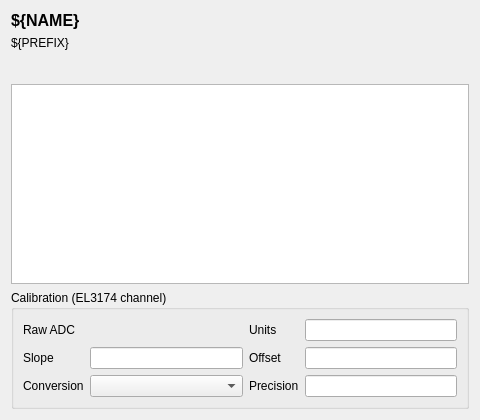
<?xml version="1.0" encoding="UTF-8"?>
<ui version="4.0">
 <class>PowerMeter</class>
 <widget class="QWidget" name="PowerMeter">
  <property name="geometry">
   <rect>
    <x>0</x>
    <y>0</y>
    <width>480</width>
    <height>420</height>
   </rect>
  </property>
  <property name="minimumSize">
   <size>
    <width>480</width>
    <height>420</height>
   </size>
  </property>
  <property name="windowTitle">
   <string>${NAME}</string>
  </property>
  <layout class="QVBoxLayout" name="main_layout">
   <item>
    <widget class="QLabel" name="title">
     <property name="font">
      <font>
       <pointsize>12</pointsize>
       <weight>75</weight>
       <bold>true</bold>
      </font>
     </property>
     <property name="text">
      <string>${NAME}</string>
     </property>
    </widget>
   </item>
   <item>
    <widget class="QLabel" name="prefix_label">
     <property name="text">
      <string>${PREFIX}</string>
     </property>
     <property name="textInteractionFlags">
      <set>Qt::TextSelectableByMouse</set>
     </property>
    </widget>
   </item>
   <item>
    <widget class="PyDMLabel" name="power">
     <property name="font">
      <font>
       <pointsize>14</pointsize>
       <weight>75</weight>
       <bold>true</bold>
      </font>
     </property>
     <property name="toolTip">
      <string>Measured power (.VAL)</string>
     </property>
     <property name="alignment">
      <set>Qt::AlignCenter</set>
     </property>
     <property name="showUnits">
      <bool>true</bool>
     </property>
     <property name="alarmSensitiveBorder">
      <bool>true</bool>
     </property>
     <property name="channel">
      <string>ca://${PREFIX}.VAL</string>
     </property>
    </widget>
   </item>
   <item>
    <widget class="PyDMTimePlot" name="power_plot">
     <property name="sizePolicy">
      <sizepolicy hsizetype="Expanding" vsizetype="Expanding">
       <horstretch>0</horstretch>
       <verstretch>1</verstretch>
      </sizepolicy>
     </property>
     <property name="minimumSize">
      <size>
       <width>0</width>
       <height>120</height>
      </size>
     </property>
     <property name="toolTip">
      <string>Last 5 minutes of .VAL</string>
     </property>
     <property name="showXGrid">
      <bool>true</bool>
     </property>
     <property name="showYGrid">
      <bool>true</bool>
     </property>
     <property name="backgroundColor">
      <color>
       <red>255</red>
       <green>255</green>
       <blue>255</blue>
      </color>
     </property>
     <property name="axisColor">
      <color>
       <red>0</red>
       <green>0</green>
       <blue>0</blue>
      </color>
     </property>
     <property name="yAxes">
      <stringlist>
       <string>{&quot;name&quot;: &quot;Power&quot;, &quot;orientation&quot;: &quot;left&quot;, &quot;label&quot;: &quot;Power&quot;, &quot;minRange&quot;: -1.04, &quot;maxRange&quot;: 1.04, &quot;autoRange&quot;: true, &quot;logMode&quot;: false}</string>
      </stringlist>
     </property>
     <property name="curves">
      <stringlist>
       <string>{&quot;channel&quot;: &quot;ca://${PREFIX}.VAL&quot;, &quot;plot_style&quot;: &quot;Line&quot;, &quot;name&quot;: &quot;Power&quot;, &quot;color&quot;: &quot;#1f77b4&quot;, &quot;lineStyle&quot;: 1, &quot;lineWidth&quot;: 2, &quot;symbol&quot;: null, &quot;symbolSize&quot;: 10, &quot;yAxisName&quot;: &quot;Power&quot;, &quot;barWidth&quot;: null, &quot;upperThreshold&quot;: null, &quot;lowerThreshold&quot;: null, &quot;thresholdColor&quot;: &quot;white&quot;}</string>
      </stringlist>
     </property>
     <property name="timeSpan">
      <double>300.000000000000000</double>
     </property>
     <property name="updateInterval">
      <double>1.000000000000000</double>
     </property>
    </widget>
   </item>
   <item>
    <widget class="QGroupBox" name="calibration">
     <property name="title">
      <string>Calibration (EL3174 channel)</string>
     </property>
     <layout class="QGridLayout" name="calibration_layout">
      <item row="0" column="0">
       <widget class="QLabel" name="rval_label">
        <property name="text">
         <string>Raw ADC</string>
        </property>
       </widget>
      </item>
      <item row="0" column="1">
       <widget class="PyDMLabel" name="rval">
        <property name="channel">
         <string>ca://${PREFIX}.RVAL</string>
        </property>
       </widget>
      </item>
      <item row="0" column="2">
       <widget class="QLabel" name="egu_label">
        <property name="text">
         <string>Units</string>
        </property>
       </widget>
      </item>
      <item row="0" column="3">
       <widget class="PyDMLineEdit" name="egu">
        <property name="channel">
         <string>ca://${PREFIX}.EGU</string>
        </property>
       </widget>
      </item>
      <item row="1" column="0">
       <widget class="QLabel" name="eslo_label">
        <property name="toolTip">
         <string>Units per ADC count</string>
        </property>
        <property name="text">
         <string>Slope</string>
        </property>
       </widget>
      </item>
      <item row="1" column="1">
       <widget class="PyDMLineEdit" name="eslo">
        <property name="channel">
         <string>ca://${PREFIX}.ESLO</string>
        </property>
       </widget>
      </item>
      <item row="1" column="2">
       <widget class="QLabel" name="eoff_label">
        <property name="text">
         <string>Offset</string>
        </property>
       </widget>
      </item>
      <item row="1" column="3">
       <widget class="PyDMLineEdit" name="eoff">
        <property name="channel">
         <string>ca://${PREFIX}.EOFF</string>
        </property>
       </widget>
      </item>
      <item row="2" column="0">
       <widget class="QLabel" name="linr_label">
        <property name="text">
         <string>Conversion</string>
        </property>
       </widget>
      </item>
      <item row="2" column="1">
       <widget class="PyDMEnumComboBox" name="linr">
        <property name="channel">
         <string>ca://${PREFIX}.LINR</string>
        </property>
       </widget>
      </item>
      <item row="2" column="2">
       <widget class="QLabel" name="prec_label">
        <property name="text">
         <string>Precision</string>
        </property>
       </widget>
      </item>
      <item row="2" column="3">
       <widget class="PyDMLineEdit" name="prec">
        <property name="channel">
         <string>ca://${PREFIX}.PREC</string>
        </property>
       </widget>
      </item>
     </layout>
    </widget>
   </item>
  </layout>
 </widget>
 <customwidgets>
  <customwidget>
   <class>PyDMEnumComboBox</class>
   <extends>QComboBox</extends>
   <header>pydm.widgets.enum_combo_box</header>
  </customwidget>
  <customwidget>
   <class>PyDMLineEdit</class>
   <extends>QLineEdit</extends>
   <header>pydm.widgets.line_edit</header>
  </customwidget>
  <customwidget>
   <class>PyDMLabel</class>
   <extends>QLabel</extends>
   <header>pydm.widgets.label</header>
  </customwidget>
  <customwidget>
   <class>PyDMTimePlot</class>
   <extends>QGraphicsView</extends>
   <header>pydm.widgets.timeplot</header>
  </customwidget>
 </customwidgets>
 <resources/>
 <connections/>
</ui>
